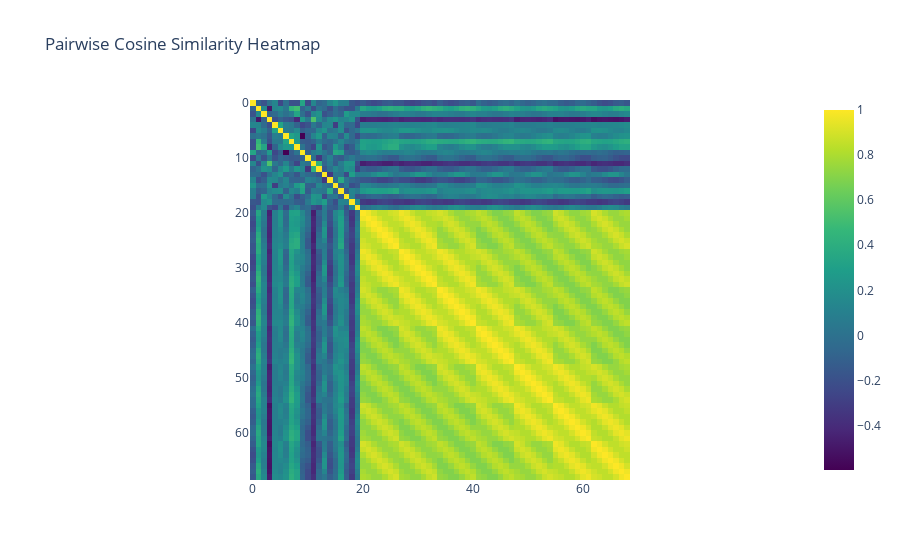

The code cell stored with this chart in its notebook:
### Code cell
non_positional_embeddings = bow_embedding.get_all_channel_embeddings().detach()
positional_encoding = bow_embedding.get_positional_encoding().detach()
concatenated_embeddings = torch.cat(
    [non_positional_embeddings, 
     positional_encoding.squeeze(0).view(-1, 32)], dim=0)

tensor_cosine_similarity_heatmap(concatenated_embeddings)

### Figure 1 — Plotly figure (JSON) as saved in the notebook; plotly's stock layout.template omitted (floating-point values rounded to 4 significant figures; data arrays with more than 128 entries replaced by an {"elided": "..."} marker saying what was removed)
{"data": [{"coloraxis": "coloraxis", "hovertemplate": "x: %{x}<br>y: %{y}<br>color: %{z}<extra></extra>", "name": "0", "type": "heatmap", "x": [0, 1, 2, 3, 4, 5, 6, 7, 8, 9, 10, 11, 12, 13, 14, 15, 16, 17, 18, 19, 20, 21, 22, 23, 24, 25, 26, 27, 28, 29, 30, 31, 32, 33, 34, 35, 36, 37, 38, 39, 40, 41, 42, 43, 44, 45, 46, 47, 48, 49, 50, 51, 52, 53, 54, 55, 56, 57, 58, 59, 60, 61, 62, 63, 64, 65, 66, 67, 68], "xaxis": "x", "y": [0, 1, 2, 3, 4, 5, 6, 7, 8, 9, 10, 11, 12, 13, 14, 15, 16, 17, 18, 19, 20, 21, 22, 23, 24, 25, 26, 27, 28, 29, 30, 31, 32, 33, 34, 35, 36, 37, 38, 39, 40, 41, 42, 43, 44, 45, 46, 47, 48, 49, 50, 51, 52, 53, 54, 55, 56, 57, 58, 59, 60, 61, 62, 63, 64, 65, 66, 67, 68], "yaxis": "y", "z": {"elided": "69x69 float values"}}], "layout": {"coloraxis": {"colorscale": [[0, "#440154"], [0.1111, "#482878"], [0.2222, "#3e4989"], [0.3333, "#31688e"], [0.4444, "#26828e"], [0.5556, "#1f9e89"], [0.6667, "#35b779"], [0.7778, "#6ece58"], [0.8889, "#b5de2b"], [1, "#fde725"]]}, "title": {"text": "Pairwise Cosine Similarity Heatmap"}, "xaxis": {"anchor": "y", "constrain": "domain", "domain": [0, 1], "scaleanchor": "y"}, "yaxis": {"anchor": "x", "autorange": "reversed", "constrain": "domain", "domain": [0, 1]}}}
